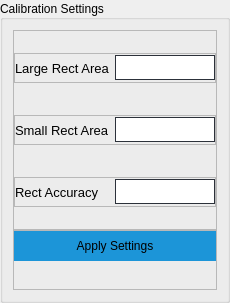
                                    <widget class="QGroupBox" name="groupBox_14">
                                     <property name="maximumSize">
                                      <size>
                                       <width>300</width>
                                       <height>16777215</height>
                                      </size>
                                     </property>
                                     <property name="layoutDirection">
                                      <enum>Qt::LeftToRight</enum>
                                     </property>
                                     <property name="title">
                                      <string>Calibration Settings</string>
                                     </property>
                                     <property name="alignment">
                                      <set>Qt::AlignLeading|Qt::AlignLeft|Qt::AlignVCenter</set>
                                     </property>
                                     <layout class="QVBoxLayout" name="verticalLayout_118">
                                      <property name="spacing">
                                       <number>0</number>
                                      </property>
                                      <property name="leftMargin">
                                       <number>10</number>
                                      </property>
                                      <property name="topMargin">
                                       <number>10</number>
                                      </property>
                                      <property name="rightMargin">
                                       <number>10</number>
                                      </property>
                                      <property name="bottomMargin">
                                       <number>10</number>
                                      </property>
                                      <item>
                                       <widget class="QFrame" name="frame_152">
                                        <property name="minimumSize">
                                         <size>
                                          <width>0</width>
                                          <height>200</height>
                                         </size>
                                        </property>
                                        <property name="maximumSize">
                                         <size>
                                          <width>500</width>
                                          <height>200</height>
                                         </size>
                                        </property>
                                        <property name="frameShape">
                                         <enum>QFrame::StyledPanel</enum>
                                        </property>
                                        <property name="frameShadow">
                                         <enum>QFrame::Raised</enum>
                                        </property>
                                        <layout class="QVBoxLayout" name="verticalLayout_119">
                                         <property name="spacing">
                                          <number>10</number>
                                         </property>
                                         <property name="leftMargin">
                                          <number>0</number>
                                         </property>
                                         <property name="topMargin">
                                          <number>0</number>
                                         </property>
                                         <property name="rightMargin">
                                          <number>0</number>
                                         </property>
                                         <property name="bottomMargin">
                                          <number>0</number>
                                         </property>
                                         <item>
                                          <widget class="QFrame" name="frame_153">
                                           <property name="minimumSize">
                                            <size>
                                             <width>0</width>
                                             <height>30</height>
                                            </size>
                                           </property>
                                           <property name="maximumSize">
                                            <size>
                                             <width>500</width>
                                             <height>30</height>
                                            </size>
                                           </property>
                                           <property name="frameShape">
                                            <enum>QFrame::StyledPanel</enum>
                                           </property>
                                           <property name="frameShadow">
                                            <enum>QFrame::Raised</enum>
                                           </property>
                                           <layout class="QHBoxLayout" name="horizontalLayout_100">
                                            <property name="spacing">
                                             <number>0</number>
                                            </property>
                                            <property name="leftMargin">
                                             <number>0</number>
                                            </property>
                                            <property name="topMargin">
                                             <number>0</number>
                                            </property>
                                            <property name="rightMargin">
                                             <number>0</number>
                                            </property>
                                            <property name="bottomMargin">
                                             <number>0</number>
                                            </property>
                                            <item>
                                             <widget class="QLabel" name="label_129">
                                              <property name="minimumSize">
                                               <size>
                                                <width>100</width>
                                                <height>0</height>
                                               </size>
                                              </property>
                                              <property name="maximumSize">
                                               <size>
                                                <width>100</width>
                                                <height>16777215</height>
                                               </size>
                                              </property>
                                              <property name="font">
                                               <font>
                                                <pointsize>10</pointsize>
                                               </font>
                                              </property>
                                              <property name="text">
                                               <string>Large Rect Area</string>
                                              </property>
                                             </widget>
                                            </item>
                                            <item>
                                             <widget class="QLineEdit" name="large_rect_area_label">
                                              <property name="minimumSize">
                                               <size>
                                                <width>100</width>
                                                <height>25</height>
                                               </size>
                                              </property>
                                              <property name="maximumSize">
                                               <size>
                                                <width>100</width>
                                                <height>25</height>
                                               </size>
                                              </property>
                                              <property name="styleSheet">
                                               <string notr="true">QLineEdit{
border-radius: 0px;
border: 1px solid rgb(44, 49, 58);
}

QLineEdit:disabled {
border: 1px solid #CDCDCE;
}</string>
                                              </property>
                                             </widget>
                                            </item>
                                           </layout>
                                          </widget>
                                         </item>
                                         <item>
                                          <widget class="QFrame" name="frame_154">
                                           <property name="minimumSize">
                                            <size>
                                             <width>0</width>
                                             <height>30</height>
                                            </size>
                                           </property>
                                           <property name="maximumSize">
                                            <size>
                                             <width>500</width>
                                             <height>30</height>
                                            </size>
                                           </property>
                                           <property name="frameShape">
                                            <enum>QFrame::StyledPanel</enum>
                                           </property>
                                           <property name="frameShadow">
                                            <enum>QFrame::Raised</enum>
                                           </property>
                                           <layout class="QHBoxLayout" name="horizontalLayout_101">
                                            <property name="spacing">
                                             <number>0</number>
                                            </property>
                                            <property name="leftMargin">
                                             <number>0</number>
                                            </property>
                                            <property name="topMargin">
                                             <number>0</number>
                                            </property>
                                            <property name="rightMargin">
                                             <number>0</number>
                                            </property>
                                            <property name="bottomMargin">
                                             <number>0</number>
                                            </property>
                                            <item>
                                             <widget class="QLabel" name="label_130">
                                              <property name="minimumSize">
                                               <size>
                                                <width>100</width>
                                                <height>0</height>
                                               </size>
                                              </property>
                                              <property name="maximumSize">
                                               <size>
                                                <width>100</width>
                                                <height>16777215</height>
                                               </size>
                                              </property>
                                              <property name="font">
                                               <font>
                                                <pointsize>10</pointsize>
                                               </font>
                                              </property>
                                              <property name="text">
                                               <string>Small Rect Area</string>
                                              </property>
                                             </widget>
                                            </item>
                                            <item>
                                             <widget class="QLineEdit" name="small_rect_area_label">
                                              <property name="minimumSize">
                                               <size>
                                                <width>100</width>
                                                <height>25</height>
                                               </size>
                                              </property>
                                              <property name="maximumSize">
                                               <size>
                                                <width>100</width>
                                                <height>25</height>
                                               </size>
                                              </property>
                                              <property name="styleSheet">
                                               <string notr="true">QLineEdit{
border-radius: 0px;
border: 1px solid rgb(44, 49, 58);
}

QLineEdit:disabled {
border: 1px solid #CDCDCE;
}</string>
                                              </property>
                                             </widget>
                                            </item>
                                           </layout>
                                          </widget>
                                         </item>
                                         <item>
                                          <widget class="QFrame" name="frame_155">
                                           <property name="minimumSize">
                                            <size>
                                             <width>0</width>
                                             <height>30</height>
                                            </size>
                                           </property>
                                           <property name="maximumSize">
                                            <size>
                                             <width>500</width>
                                             <height>30</height>
                                            </size>
                                           </property>
                                           <property name="frameShape">
                                            <enum>QFrame::StyledPanel</enum>
                                           </property>
                                           <property name="frameShadow">
                                            <enum>QFrame::Raised</enum>
                                           </property>
                                           <layout class="QHBoxLayout" name="horizontalLayout_102">
                                            <property name="spacing">
                                             <number>0</number>
                                            </property>
                                            <property name="leftMargin">
                                             <number>0</number>
                                            </property>
                                            <property name="topMargin">
                                             <number>0</number>
                                            </property>
                                            <property name="rightMargin">
                                             <number>0</number>
                                            </property>
                                            <property name="bottomMargin">
                                             <number>0</number>
                                            </property>
                                            <item>
                                             <widget class="QLabel" name="label_131">
                                              <property name="minimumSize">
                                               <size>
                                                <width>100</width>
                                                <height>0</height>
                                               </size>
                                              </property>
                                              <property name="maximumSize">
                                               <size>
                                                <width>100</width>
                                                <height>16777215</height>
                                               </size>
                                              </property>
                                              <property name="font">
                                               <font>
                                                <pointsize>10</pointsize>
                                               </font>
                                              </property>
                                              <property name="text">
                                               <string>Rect Accuracy</string>
                                              </property>
                                             </widget>
                                            </item>
                                            <item>
                                             <widget class="QLineEdit" name="rect_accuracy_label">
                                              <property name="minimumSize">
                                               <size>
                                                <width>100</width>
                                                <height>25</height>
                                               </size>
                                              </property>
                                              <property name="maximumSize">
                                               <size>
                                                <width>100</width>
                                                <height>25</height>
                                               </size>
                                              </property>
                                              <property name="styleSheet">
                                               <string notr="true">QLineEdit{
border-radius: 0px;
border: 1px solid rgb(44, 49, 58);
}

QLineEdit:disabled {
border: 1px solid #CDCDCE;
}</string>
                                              </property>
                                             </widget>
                                            </item>
                                           </layout>
                                          </widget>
                                         </item>
                                        </layout>
                                       </widget>
                                      </item>
                                      <item>
                                       <widget class="QFrame" name="frame_158">
                                        <property name="minimumSize">
                                         <size>
                                          <width>0</width>
                                          <height>60</height>
                                         </size>
                                        </property>
                                        <property name="maximumSize">
                                         <size>
                                          <width>500</width>
                                          <height>60</height>
                                         </size>
                                        </property>
                                        <property name="frameShape">
                                         <enum>QFrame::StyledPanel</enum>
                                        </property>
                                        <property name="frameShadow">
                                         <enum>QFrame::Raised</enum>
                                        </property>
                                        <layout class="QVBoxLayout" name="verticalLayout_120">
                                         <property name="spacing">
                                          <number>10</number>
                                         </property>
                                         <property name="leftMargin">
                                          <number>0</number>
                                         </property>
                                         <property name="topMargin">
                                          <number>0</number>
                                         </property>
                                         <property name="rightMargin">
                                          <number>0</number>
                                         </property>
                                         <property name="bottomMargin">
                                          <number>0</number>
                                         </property>
                                         <item>
                                          <widget class="QPushButton" name="setting_calibration_apply_btn">
                                           <property name="minimumSize">
                                            <size>
                                             <width>0</width>
                                             <height>30</height>
                                            </size>
                                           </property>
                                           <property name="maximumSize">
                                            <size>
                                             <width>500</width>
                                             <height>30</height>
                                            </size>
                                           </property>
                                           <property name="cursor">
                                            <cursorShape>PointingHandCursor</cursorShape>
                                           </property>
                                           <property name="styleSheet">
                                            <string notr="true">QPushButton{
background: #1C95D8;
border: Transparent;
}

QPushButton:disabled {
    background-color: #8D8D8D;
}

QPushButton:pressed {
	background-color: rgb(0, 0, 0);
}</string>
                                           </property>
                                           <property name="text">
                                            <string>Apply Settings</string>
                                           </property>
                                          </widget>
                                         </item>
                                         <item>
                                          <widget class="QLabel" name="general_setting_calibration_message_label">
                                           <property name="minimumSize">
                                            <size>
                                             <width>0</width>
                                             <height>20</height>
                                            </size>
                                           </property>
                                           <property name="maximumSize">
                                            <size>
                                             <width>500</width>
                                             <height>20</height>
                                            </size>
                                           </property>
                                           <property name="font">
                                            <font>
                                             <pointsize>10</pointsize>
                                             <weight>75</weight>
                                             <bold>true</bold>
                                            </font>
                                           </property>
                                           <property name="text">
                                            <string/>
                                           </property>
                                           <property name="alignment">
                                            <set>Qt::AlignCenter</set>
                                           </property>
                                          </widget>
                                         </item>
                                        </layout>
                                       </widget>
                                      </item>
                                     </layout>
                                    </widget>
